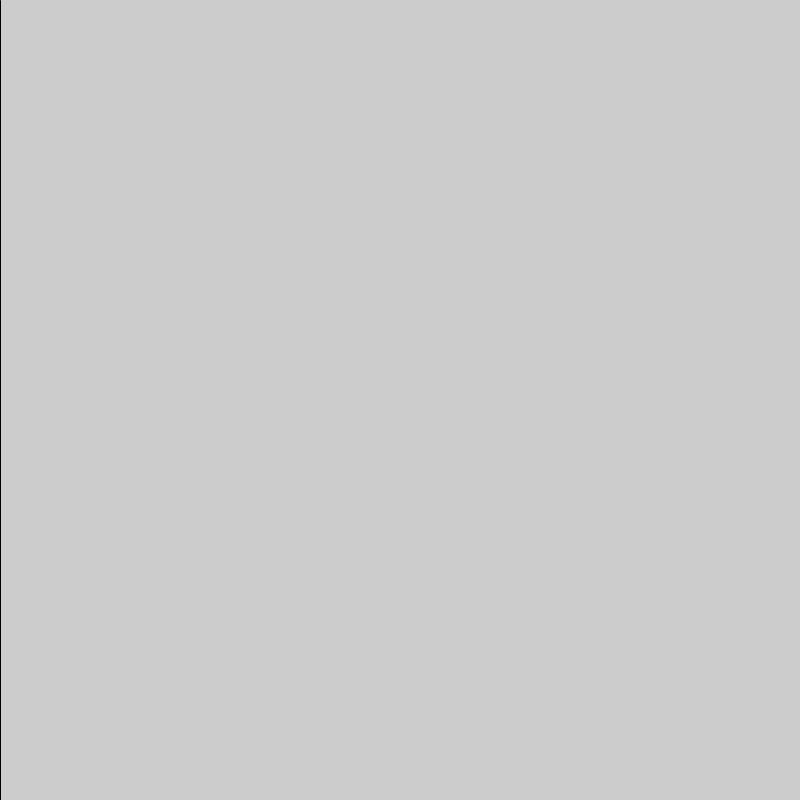
Frame 1 (no input)
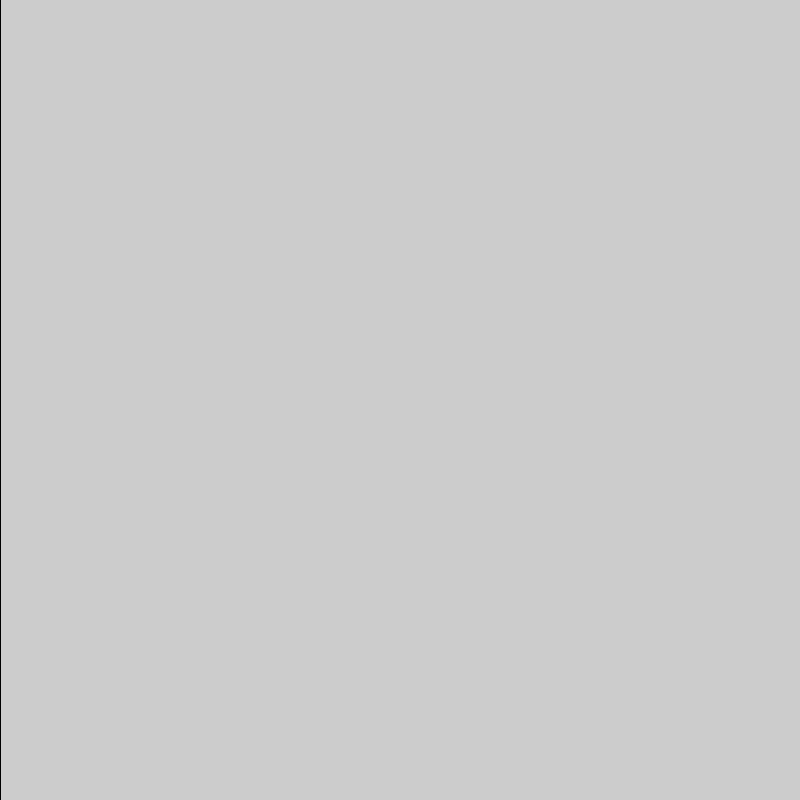
Frame 60 (the mouse pressed at the canvas centre just before this capture)
Frame 120 (the mouse held since frame 60 and released just before this capture): identical to frame 60, image omitted

The Processing sketch that drew these frames (run headless with seeded random() and noise(); from frame 60 on, the mouse is pressed at the canvas centre):

// Processing sketch: sketch_4_basic_sept_25_1019
// ── sketch_4_basic_sept_25_1019.pde
void setup(){
size (800,800);
}

void draw(){
  for (int i = 0; i < 10; i+=10){
    println(i);
    line(i, 0, i, height);
  }
}
